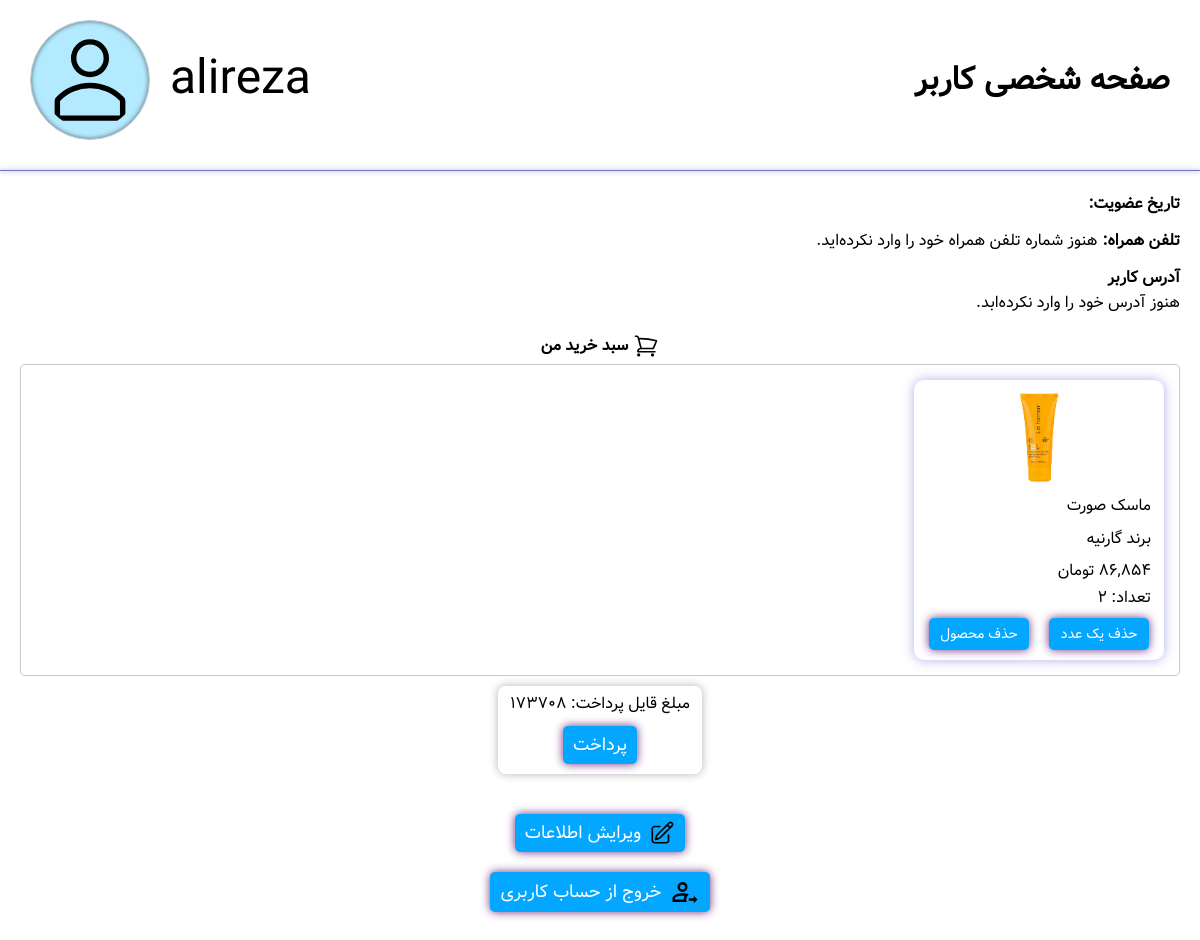
The page /profile/ (signed in) on the database as committed earlier.
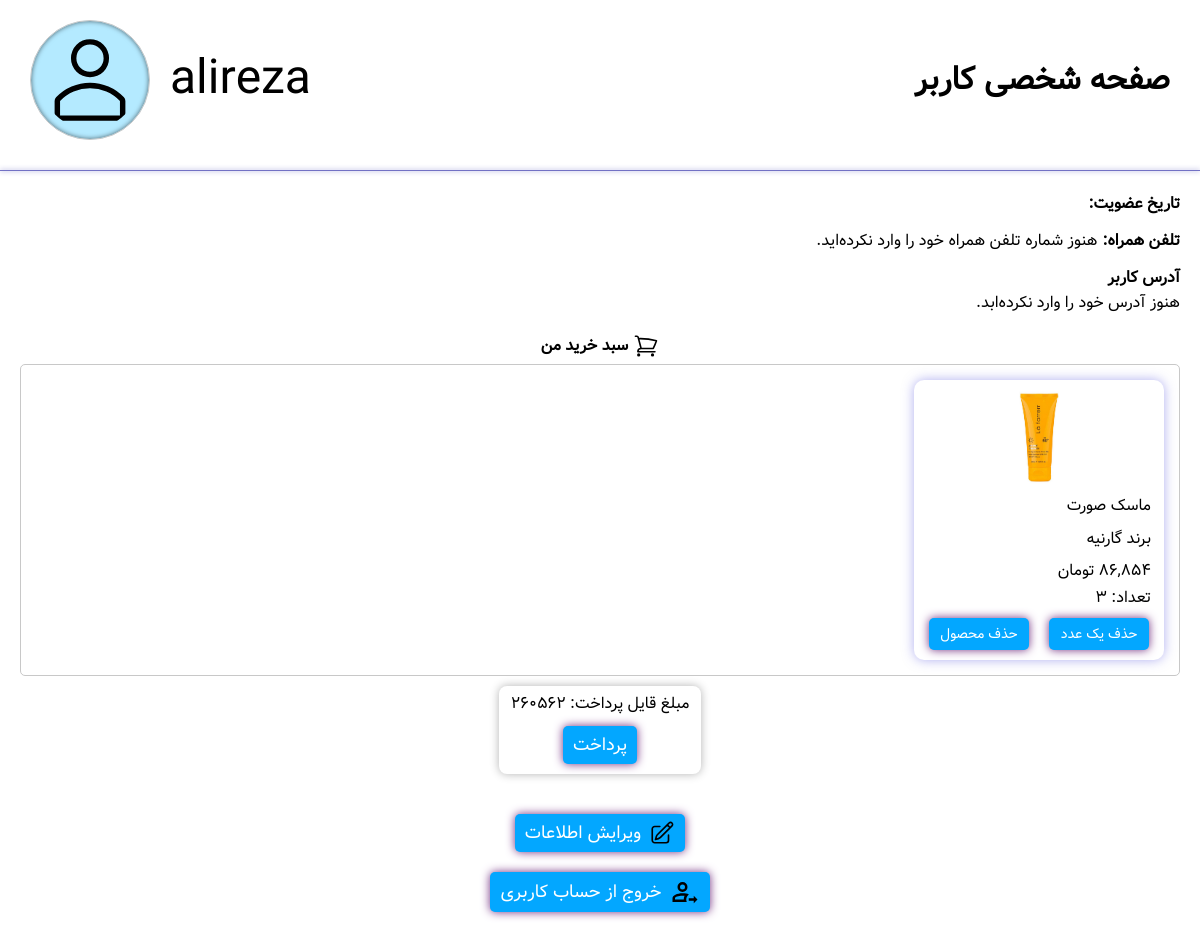
The same page on the database as committed later.
### profiles/models.py (models this page shows, shortened)
class ShoppingCartItem(models.Model):
    user = models.ForeignKey(User, on_delete=models.CASCADE, related_name='shopping_cart_items')
    product = models.ForeignKey(Product, on_delete=models.CASCADE)
    quantity = models.PositiveIntegerField(default=1)
    added_at = models.DateTimeField(auto_now_add=True)
    def total_price(self):
        return self.product.price * self.quantity

### mainpage/models.py (models this page shows, shortened)
class Product(models.Model):
    name = models.CharField(max_length=100)
    brand = models.CharField(max_length=100)
    price = models.PositiveIntegerField()
    image = models.ImageField(upload_to='product_images/', default='product_images/default.png')
    views = models.PositiveIntegerField(default=0)
    description = models.TextField(blank=True, null=True, verbose_name='معرفی محصول')
    usage = models.TextField(blank=True, null=True, verbose_name='نحوه مصرف')
    suitable_for = models.CharField(max_length=255, blank=True, null=True, verbose_name='مناسب برای')

### profiles/views.py (the view)
# urls.py: path('profile/', views.profile_view, name='profile'),
@login_required
def profile_view(request):
    profile = request.user.userprofile
    cart_items = ShoppingCartItem.objects.filter(user=request.user).select_related('product')
    if cart_items:
        total_shoppingcart_price = sum([item.total_price() for item in cart_items])
    else:
        total_shoppingcart_price = 0
    if request.method == 'POST':
        form = UserProfileForm(request.POST, request.FILES, instance=profile)
        if form.is_valid():
            form.save()
            return redirect('profile')
    else:
        form = UserProfileForm(instance=profile)
    context = {
        'form': form,
        'cart_items': cart_items,
        'total_shoppingcart_price': total_shoppingcart_price,
    }
    return render(request, 'profiles/profile.html', context)

### mainpage/templatetags/persian_filters.py (called while the page is built)
@register.filter(name='persian_numbers')
def persian_numbers(value):
    if not isinstance(value, str):
        value = str(value)
    return value.translate(EN_TO_FA)

### profiles/templatetags/persian_extras.py (called while the page is built)
@register.filter
def to_jalali(value):
    if not value:
        return ''
    try:
        jalali_date = jdatetime.datetime.fromgregorian(datetime=value)
        return jalali_date.strftime('%Y/%m/%d ساعت %H:%M')
    except:
        return value

### profiles/templates/profiles/profile.html (shortened to what this page needs)
{% load static %}
{% load humanize %}
{% load persian_filters %}
{% load persian_extras %}
<!DOCTYPE html>
<html lang="fa" dir="rtl">
<head>
    <link rel="stylesheet" href="{% static 'profiles/css/style.css' %}" />
</head>
<body>
    <div class="container">
        <section class="prof_header">
            <h1>صفحه شخصی کاربر</h1>
            <div class="prof_pic_and_username">
                <span class="username">{{ user.username }}</span>
                {% if user.userprofile.profile_picture %}
                    <img class="prof_pic" src="{{ user.userprofile.profile_picture.url }}" alt="عکس پروفایل" width="120" height="120">
                {% else %}
                    <img class="prof_pic_default" src="{% static 'images/default.svg' %}" alt="عکس پیش‌فرض" width="120">
                {% endif %}
            </div>
        </section>
        <div class="prof_header_underline"></div>
        <section class="date_joined">
            <label for="#">تاریخ عضویت: </label>
        </section>
        <section class="phone_number_box">
            <label for="#">تلفن همراه:</label>
            {% if user.userprofile.phone_number %}
                <p class="phone_number">{{ user.userprofile.phone_number|persian_numbers }}</p>
            {% else %}
                <p>هنوز شماره تلفن همراه خود را وارد نکرده‌اید.</p>
            {% endif %}
        </section>
        <section class="address_box">
            <label for="#">آدرس کاربر</label>
            {% if user.userprofile.address %}
                <p class="address">{{ user.userprofile.address }}</p>
            {% else %}
                <p>هنوز آدرس خود را وارد نکرده‌ابد.</p>
            {% endif %}
        </section>
        <section class="shopping_cart">
            <h2 class="shopping_cart_h2">
                سبد خرید من
            </h2>
            {% if cart_items %}
                <div class="cart_products">
                    {% for item in cart_items %}
                        <a href="{% url 'product_detail' item.product.pk %}" class="product_card">
                            <div class="product_details">
                                <div class="product_image_div">
                                    <img src="{{ item.product.image.url }}" alt="عمس محصول" class="product_image">
                                </div>
                                <div class="product_info">
                                    <p class="product_name pp">{{ item.product.name }}</p>
                                    <p class="product_brand pp">برند {{ item.product.brand }}</p>
                                    <p class="product_price pp">{{ item.product.price|intcomma|persian_numbers }} تومان</p>
                                    <p class="product_quantity pp">تعداد: {{ item.quantity|persian_numbers }}</p>
                                </div>
                            </div>
                            <div class="cart_buttons">
                                <form action="{% url 'decrease_cart_item' item.product.id %}" method="post">
                                    <button type="submit" class="cart_button">حذف یک عدد</button>
                                </form>
                                <form action="{% url 'remove_cart_item' item.product.id %}" method="post">
                                    <button type="submit" class="cart_button">حذف محصول</button>
                                </form>
                            </div>
                        </a>
                    {% empty %}
                        <p>محصولی برای نمایش وجود ندارد.</p>
                    {% endfor %}
                </div>
                <div class="pay_box">
                    <p>مبلغ قایل پرداخت: {{ total_shoppingcart_price|persian_numbers }}</p>
                    <form class="pay_button" method="post" action="{% url 'buy_products' %}">
                        <button type="submit">پرداخت</button>
                    </form>
                </div>
            {% else %}
                <span>سبد خرید شما خالی است.</span>
            {% endif %}
        </section>
        <button class="edit_info" type="button" onclick="window.location.href='{% url 'editprofile' %}'">
            ویرایش اطلاعات
        </button>
        <form method="post" action="{% url 'logout' %}">
            <button type="submit" class="signout">
                خروج از حساب کاربری
            </button>
        </form>
    </div>
</body>
</html>

### profiles/static/profiles/css/style.css (style rules this page uses)
* { box-sizing: border-box; margin: 0; padding: 0; font-family: vazir; font-size: 16px; transition: all 200ms; color: black; }
a { text-decoration: none; }
h1 { font-size: 2rem; }
.container { width: 100%; max-width: 1360px; margin: 0 auto 32px; display: flex; flex-direction: column; gap: 10px; justify-content: center; align-items: center; }
.prof_header { width: 100%; padding: 20px 30px; display: flex; justify-content: space-between; align-items: center; }
.prof_pic_and_username { display: flex; align-items: center; gap: 20px; }
.prof_pic_default { padding: 10px; border: 1px solid rgb(200, 200, 200); box-shadow: inset 0 0 5px rgba(0,0,0,0.6); background-color: rgb(180, 234, 255); border-radius: 50%; }
.username { font-size: 3rem; }
.prof_header_underline { display: block; width: 100%; border-bottom: 1px solid rgb(114, 113, 196); box-shadow: 0 0 5px rgb(101, 99, 190); }
label { font-weight: bold; display: block; }
.phone_number_box, .address_box, .date_joined { display: inline; width: 100%; padding: 10px 20px; }
.phone_number_box, .date_joined { margin-top: 0px; display: flex; gap: 5px; }
.phone_number_box, .address_box { margin-top: -18px; }
form { width: 100%; border-radius: 8px; }
button { font-size: 16px; background-color: #03a7ff; box-shadow: 0px 0px 10px rgb(114, 47, 128); border: none; color: white; font-size: 18px; padding: 5px 10px; border-radius: 5px; cursor: pointer; margin-top: 20px; transition: all 200ms; }
.shop_icon { width: 26px; }
.shopping_cart_h2 { font-size: 16px; display: flex; gap: 5px; }
.shopping_cart { display: flex; flex-direction: column; gap: 5px; justify-content: center; align-items: center; margin-top: -12px; width: 100%; padding: 10px 20px; }
.cart_products { border: 1px solid rgb(200, 200, 200); padding: 15px 15px; border-radius: 5px; width: 100%; height: auto; display: flex; flex-wrap: wrap; justify-content: flex-start; align-content: flex-start; gap: 16px; }
.product_card { min-width: 250px; width: 250px; height: 280px; display: flex; flex-direction: column; border: none; border-radius: 10px; box-shadow: 0 0 12px rgba(97, 95, 225, 0.5); padding: 5px; padding-bottom: 10px; }
.product_details { height: 88%; display: flex; flex-direction: column; transition: all 200ms; }
.cart_buttons { display: flex; justify-content: space-between; }
form { padding: 0 10px; }
.cart_button { font-size: 14px; width: 100%; margin: 0; }
.product_image, .pp, .product_view-and-rate { width: 100%; padding: 0 8px; display: flex; justify-content: flex-start; align-items: center; }
.product_image_div { height: 45%; margin: 0 auto; padding: 0; }
.product_info { display: flex; flex-direction: column; height: 55%; }
.product_image { height: 100%; width: auto; }
.pp { height: 25%; justify-content: flex-start; }
.product_quantity { margin-top: -5px; }
.pay_box { margin-top: 5px; border: none; border-radius: 8px; padding: 5px 12px; padding-bottom: 10px; box-shadow: 0 0 10px rgba(0,0,0,0.3); display: flex; flex-direction: column; justify-content: center; align-items: center; }
.pay_button { display: flex; justify-content: center; align-items: center; }
.pay_button button { margin-top: 10px; }
.edit_info { display: flex; gap: 8px; align-items: center; }
.edit_icon { width: 26px; height: 26px; }
.signout { display: flex; gap: 8px; align-items: center; margin: 0 auto; margin-top: 10px; }
.signout_icon { width: 30px; height: 30px; }

Rows that differ between the two databases and show on the page:
changed ShoppingCartItem "ماسک صورت": quantity|persian_numbers "۲" → "۳"
Other text that changed with them:
{{ total_shoppingcart_price|persian_numbers }}: "۱۷۳۷۰۸" → "۲۶۰۵۶۲"
